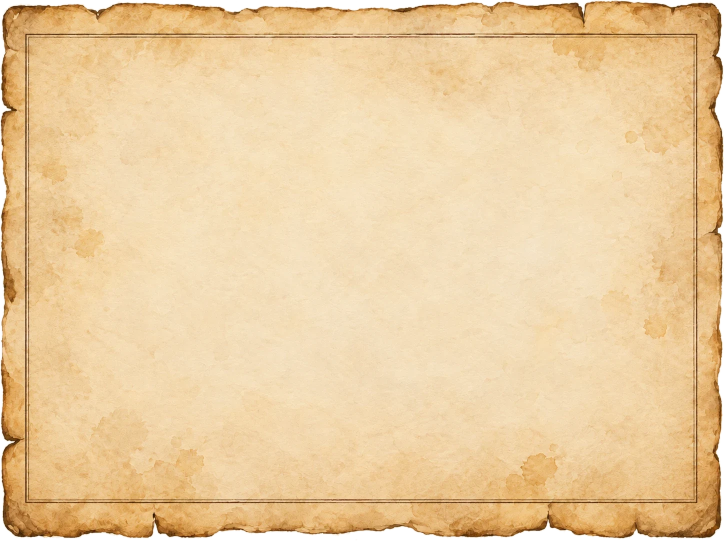
#> input picture art/pergamino-transparente.webp, 1448 x 1086 px, found by its file name (shown at 1/2 size)
$ python clean-parchment.py
#> lines starting #> are read from the running program, lines starting #| are printed output that depends on the picture
"""Quita el doble filete del marco del pergamino del autor.

Uso: python3 scripts/clean-parchment.py
Entrada: art/pergamino-transparente.webp (el pergamino del autor ya recortado) · Salida: public/assets/ui/pergamino.webp
Cada línea se sustituye por una franja de papel vecina (desplazada hacia dentro),
con los bordes fundidos para que no se note el parche.
"""
import numpy as np
from PIL import Image

im = np.array(Image.open('art/pergamino-transparente.webp').convert('RGBA')).astype(float)
out = im.copy()
H, W = im.shape[:2]
#> H = 1086; W = 1448

COLS = [(47, 61, +16), (1383, 1397, -16)]   # (desde, hasta, desplazamiento de la franja fuente)
ROWS = [(64, 78, +16), (995, 1009, -16)]
Y0, Y1 = 60, 1014   # extensión de las líneas verticales
X0, X1 = 44, 1400   # extensión de las líneas horizontales


def ramp(n):
    r = np.ones(n)
    k = 3
    r[:k] = np.linspace(0.2, 1, k)
    r[-k:] = np.linspace(1, 0.2, k)
    return r


for a, b, d in COLS:
    w = ramp(b - a)[None, :, None]
    src = im[Y0:Y1, a + d:b + d, :3]
    out[Y0:Y1, a:b, :3] = out[Y0:Y1, a:b, :3] * (1 - w) + src * w
for a, b, d in ROWS:
    w = ramp(b - a)[:, None, None]
    src = out[a + d:b + d, X0:X1, :3].copy()
    out[a:b, X0:X1, :3] = out[a:b, X0:X1, :3] * (1 - w) + src * w
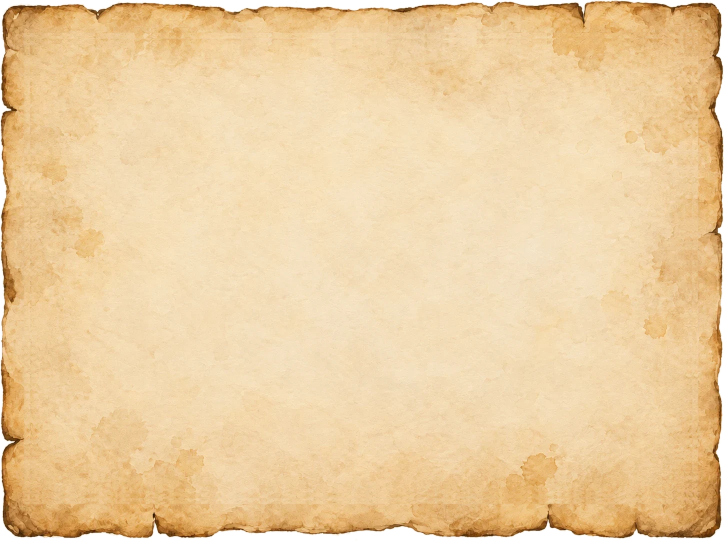
#> out: shape (1086, 1448, 4) float64 (shown at 1/2 size); mean R, G, B, A 236.2, 205.3, 158.7, 246.5; transparent parts drawn white

Image.fromarray(np.clip(out, 0, 255).astype(np.uint8)).save('public/assets/ui/pergamino.webp', quality=90)

$ run again, with art/edificios-civiles.webp copied over art/pergamino-transparente.webp
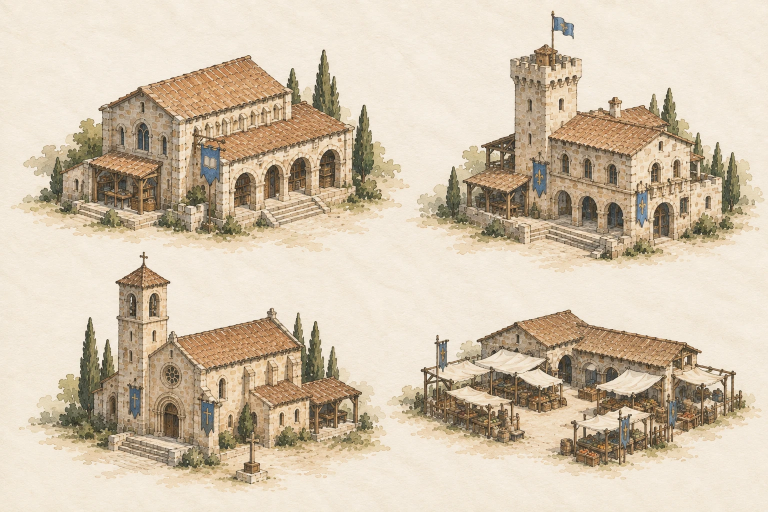
#> input picture art/edificios-civiles.webp, 1536 x 1024 px, found by its file name (shown at 1/2 size)
#> `Image.fromarray(np.clip(out, 0, 255).astype(np.uint8)).save('public/as..`:
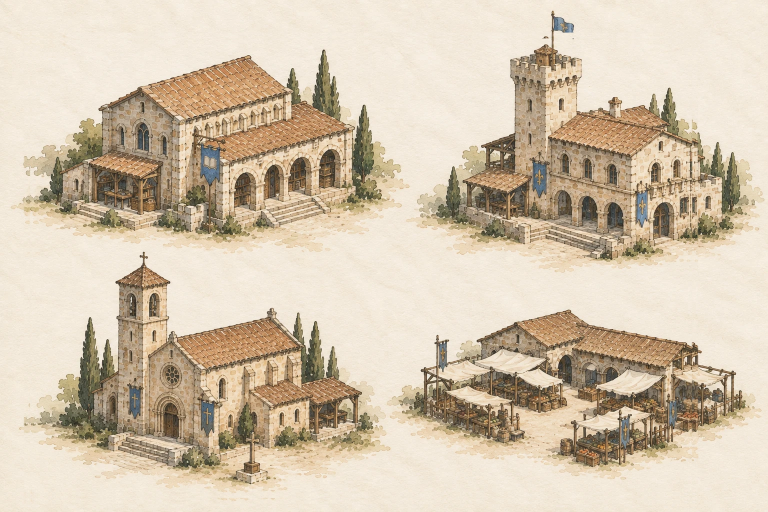
#> saved as pergamino.webp: PIL image 1536x1024 RGBA (shown at 1/2 size); mean R, G, B, A 210.8, 195.8, 174, 255
